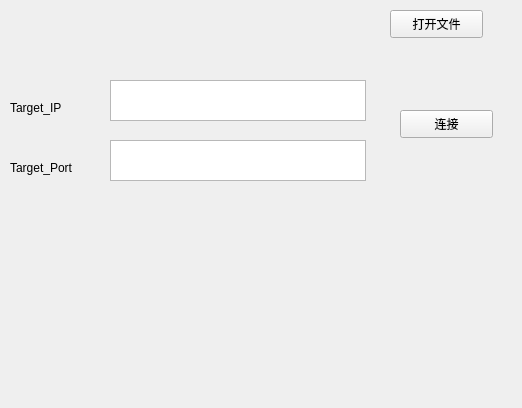
<?xml version="1.0" encoding="UTF-8"?>
<ui version="4.0">
 <class>Window</class>
 <widget class="QWidget" name="Window">
  <property name="geometry">
   <rect>
    <x>0</x>
    <y>0</y>
    <width>522</width>
    <height>408</height>
   </rect>
  </property>
  <property name="windowTitle">
   <string>Form</string>
  </property>
  <widget class="QTextEdit" name="ip_editText">
   <property name="geometry">
    <rect>
     <x>110</x>
     <y>80</y>
     <width>256</width>
     <height>41</height>
    </rect>
   </property>
  </widget>
  <widget class="QTextEdit" name="port_editText">
   <property name="geometry">
    <rect>
     <x>110</x>
     <y>140</y>
     <width>256</width>
     <height>41</height>
    </rect>
   </property>
  </widget>
  <widget class="QLabel" name="targetIp_label">
   <property name="geometry">
    <rect>
     <x>10</x>
     <y>100</y>
     <width>72</width>
     <height>15</height>
    </rect>
   </property>
   <property name="text">
    <string>Target_IP</string>
   </property>
  </widget>
  <widget class="QLabel" name="targetPort_label">
   <property name="geometry">
    <rect>
     <x>10</x>
     <y>160</y>
     <width>91</width>
     <height>16</height>
    </rect>
   </property>
   <property name="text">
    <string>Target_Port</string>
   </property>
  </widget>
  <widget class="QPushButton" name="connect_pushButton">
   <property name="geometry">
    <rect>
     <x>400</x>
     <y>110</y>
     <width>93</width>
     <height>28</height>
    </rect>
   </property>
   <property name="text">
    <string>连接</string>
   </property>
  </widget>
  <widget class="QPushButton" name="openFile_pushButton">
   <property name="geometry">
    <rect>
     <x>390</x>
     <y>10</y>
     <width>93</width>
     <height>28</height>
    </rect>
   </property>
   <property name="text">
    <string>打开文件</string>
   </property>
  </widget>
 </widget>
 <resources/>
 <connections/>
</ui>
